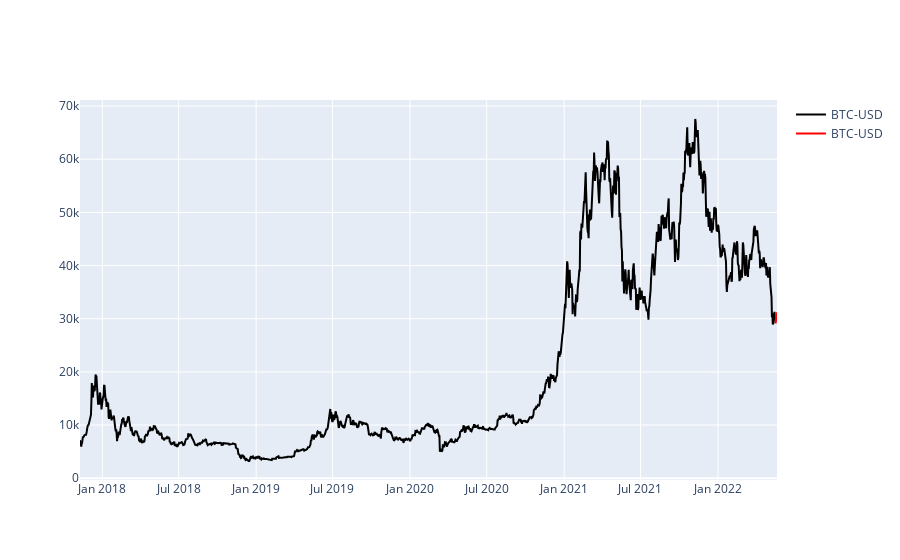

The notebook cell saved with this chart:
### Code cell
fig2 = go.Figure()

fig2.add_trace(go.Scatter(x=df_coin.index, y=df_coin['Close'], name='Actual Values', mode='lines',line=dict(color='black')))
fig2.add_trace(go.Scatter(x=df_pred.index, y=df_pred['Close'], name='Predictions', mode='lines',line=dict(color='red')))
fig2.show()

### Figure 1 — Plotly figure (JSON) as saved in the notebook; plotly's stock layout.template omitted (floating-point values rounded to 4 significant figures; data arrays with more than 128 entries replaced by an {"elided": "..."} marker saying what was removed)
{"data": [{"line": {"color": "black"}, "mode": "lines", "name": "BTC-USD", "type": "scatter", "x": {"elided": "1650 str values"}, "y": {"elided": "1650 float values"}}, {"line": {"color": "red"}, "mode": "lines", "name": "BTC-USD", "type": "scatter", "x": ["2022-05-17T00:00:00", "2022-05-18T00:00:00", "2022-05-19T00:00:00", "2022-05-20T00:00:00", "2022-05-21T00:00:00"], "y": [29130.0, 29290.0, 29890.0, 31200.0, 30160.0]}], "layout": {}}
